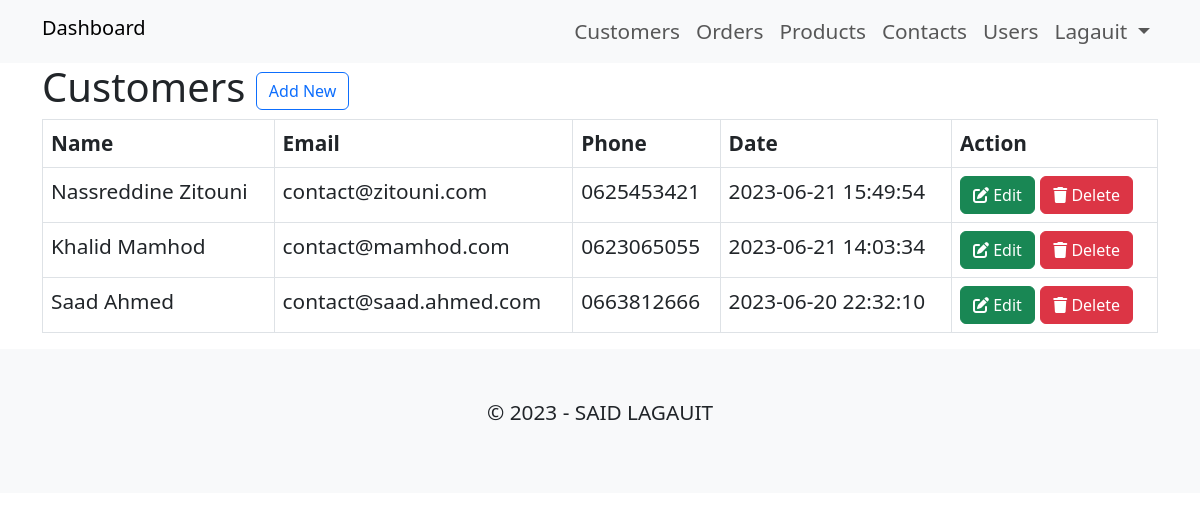
The app's page /admin/edit-customers.php (signed in) with its own data.
### tables this page shows
CREATE TABLE `customers` (
  `id` int(11) NOT NULL,
  `name_customer` varchar(20) NOT NULL,
  `email_customer` varchar(255) NOT NULL,
  `phone_customer` varchar(10) NOT NULL,
  `date_at` timestamp NOT NULL DEFAULT current_timestamp()
);

### admin/edit-customers.php (the view, shortened to what this page needs)
<?php
include './init.php';
if (isset($_SESSION['username'])) {
  $do = isset($_GET['do']) ? $_GET['do'] : 'dashboard';
  $ListCustomer = $con->prepare("SELECT * FROM `customers` ORDER BY `customers`.`date_at` DESC");
  $ListCustomer->execute();
  $customers = $ListCustomer->fetchAll(PDO::FETCH_ASSOC);
  if ($do == 'dashboard') {
?>
    <div class="customers">
      <div class="container">
        <h1 class="">Customers&nbsp;<a class="btn btn-outline-primary" href="./edit-customers.php?do=new-customers">Add New</a></h1>
        <div class="table-responsive">
          <table class="table table-bordered">
            <thead>
              <tr class="text-bg-light">
                <th>Name</th>
                <th>Email</th>
                <th>Phone</th>
                <th>Date</th>
                <th>Action</th>
              </tr>
            </thead>
            <tbody>
              <?php foreach ($customers as $customer) : ?>
                <tr>
                  <td><?php echo $customer['name_customer']; ?></td>
                  <td><?php echo $customer['email_customer']; ?></td>
                  <td><?php echo $customer['phone_customer']; ?></td>
                  <td><?php echo $customer['date_at']; ?></td>
                  <td>
                    <form action="./edit-customers.php?do=action" method="post">
                      <div class="d-grid gap-2 d-md-block">
                        <button type="submit" class="btn btn-success" name="btn_edit"><i class="fa-solid fa-pen-to-square"></i>&nbsp;Edit</button>
                        <button type="submit" class="btn btn-danger" name="btn_delete"><i class="fa-solid fa-trash"></i>&nbsp;Delete</button>
                      </div>
                    </form>
                  </td>
                </tr>
              <?php endforeach; ?>
            </tbody>
          </table>
        </div>
      </div>
    </div>
    <?php
  }
} else {
  header('location: index.php');
  exit();
}
include $tpl . 'footer.php';

### admin/assets/css/main.css (style rules this page uses)
body { font-size: 1.3rem; }
a { text-decoration: none; color: var(--bs-body-color); }

### records on screen
customers: name_customer "Nassreddine Zitouni", email_customer "contact@zitouni.com", phone_customer "0625453421", date_at "2023-06-21 15:49:54"
customers: name_customer "Khalid Mamhod", email_customer "contact@mamhod.com", phone_customer "0623065055", date_at "2023-06-21 14:03:34"
customers: name_customer "Saad Ahmed", email_customer "contact@saad.ahmed.com", phone_customer "0663812666", date_at "2023-06-20 22:32:10"

### other values on screen
$_SESSION['username'] "Lagauit"
